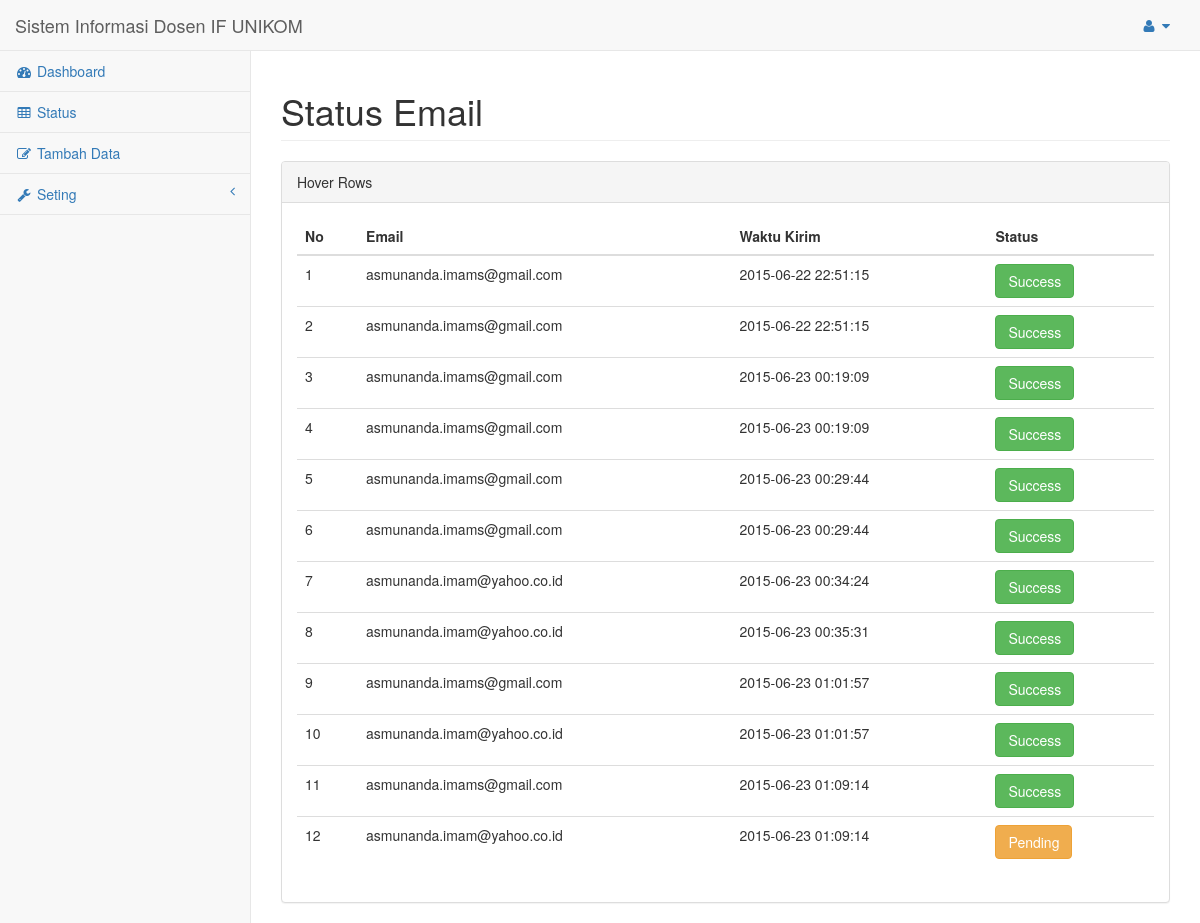
/status_email.php, run on the app's committed database.
### tables this page shows
CREATE TABLE `t_outbox_email` (
  `id_outbox_email` int(20) NOT NULL AUTO_INCREMENT,
  `id_email` varchar(255) NOT NULL,
  `waktu_terkirim_email` datetime NOT NULL,
  `status_email` varchar(5) NOT NULL,
  `email` varchar(50) NOT NULL,
  PRIMARY KEY (`id_outbox_email`)
);

### status_email.php (the view, shortened to what this page needs)
<!DOCTYPE html>
<html lang="en">
<head>
    <link href="bower_components/bootstrap/dist/css/bootstrap.min.css" rel="stylesheet">
    <link href="bower_components/metisMenu/dist/metisMenu.min.css" rel="stylesheet">
    <link href="dist/css/sb-admin-2.css" rel="stylesheet">
    <link href="bower_components/font-awesome/css/font-awesome.min.css" rel="stylesheet" type="text/css">
</head>
<body>
<div id="wrapper">
    <?php
    include "navbar.php";
    ?>
    <div id="page-wrapper">
        <div class="row">
            <div class="col-lg-12">
                <h1 class="page-header">Status Email</h1>
            </div>
        </div>
        <div class="row">
            <div class="col-lg-12">
                <div class="panel panel-default">
                    <div class="panel-heading">
                        Hover Rows
                    </div>
                    <div class="panel-body">
                        <div class="table-responsive">
                            <table class="table table-hover">
                                <thead>
                                <tr>
                                    <th>No</th>
                                    <th>Email</th>
                                    <th>Waktu Kirim</th>
                                    <th>Status</th>
                                </tr>
                                </thead>
                                <tbody>
                                <?php
                                $res = mysql_query("SELECT * FROM t_outbox_email ORDER BY waktu_terkirim_email");
                                $i = 1;
                                while ($data = mysql_fetch_array($res)) {
                                ?>
                                <tr>
                                    <td><?php echo $i; ?></td>
                                    <td><?php echo $data['email']; ?></td>
                                    <td><?php echo $data['waktu_terkirim_email']; ?></td>
                                    <td><?php if($data['status_email'] == "t")
                                        {
                                            echo "<button type='button' class='btn btn-success'>Success</button>";
                                        }
                                        else
                                        {
                                            echo "<button type='button' class='btn btn-warning'>Pending</button>";
                                        }
                                        ?></td>
                                </tr>
                                    <?php
                                    $i++;
                                }
                                ?>
                                </tbody>
                            </table>
                        </div>
                    </div>
                </div>
            </div>
        </div>
    </div>
</div>
</body>
</html>

### navbar.php (shortened to what this page needs)
<nav class="navbar navbar-default navbar-static-top" role="navigation" style="margin-bottom: 0">
    <div class="navbar-header">
        <a class="navbar-brand" href="index.php">Sistem Informasi Dosen IF UNIKOM</a>
    </div>
    <ul class="nav navbar-top-links navbar-right">
        <li class="dropdown">
            <a class="dropdown-toggle" data-toggle="dropdown" href="#">
                <i class="fa fa-user fa-fw"></i> <i class="fa fa-caret-down"></i>
            </a>
        </li>
    </ul>
    <div class="navbar-default sidebar" role="navigation">
        <div class="sidebar-nav navbar-collapse">
            <ul class="nav" id="side-menu">
                <li>
                    <a href="index.php"><i class="fa fa-dashboard fa-fw"></i> Dashboard</a>
                </li>
                <li>
                    <a href="tables.html"><i class="fa fa-table fa-fw"></i> Status</a>
                </li>
                <li>
                    <a href="tambah_dosen.php"><i class="fa fa-edit fa-fw"></i> Tambah Data</a>
                </li>
                <li>
                    <a href="#"><i class="fa fa-wrench fa-fw"></i> Seting<span class="fa arrow"></span></a>
                </li>
            </ul>
        </div>
    </div>
</nav>

### data on the page
t_outbox_email: email "asmunanda.imams@gmail.com", waktu_terkirim_email "2015-06-22 22:51:15", status_email "Success"
t_outbox_email: email "asmunanda.imams@gmail.com", waktu_terkirim_email "2015-06-22 22:51:15", status_email "Success"
t_outbox_email: email "asmunanda.imams@gmail.com", waktu_terkirim_email "2015-06-23 00:19:09", status_email "Success"
t_outbox_email: email "asmunanda.imams@gmail.com", waktu_terkirim_email "2015-06-23 00:19:09", status_email "Success"
t_outbox_email: email "asmunanda.imams@gmail.com", waktu_terkirim_email "2015-06-23 00:29:44", status_email "Success"
t_outbox_email: email "asmunanda.imams@gmail.com", waktu_terkirim_email "2015-06-23 00:29:44", status_email "Success"
t_outbox_email: email "asmunanda.imam@yahoo.co.id", waktu_terkirim_email "2015-06-23 00:34:24", status_email "Success"
t_outbox_email: email "asmunanda.imam@yahoo.co.id", waktu_terkirim_email "2015-06-23 00:35:31", status_email "Success"
t_outbox_email: email "asmunanda.imams@gmail.com", waktu_terkirim_email "2015-06-23 01:01:57", status_email "Success"
t_outbox_email: email "asmunanda.imam@yahoo.co.id", waktu_terkirim_email "2015-06-23 01:01:57", status_email "Success"
t_outbox_email: email "asmunanda.imams@gmail.com", waktu_terkirim_email "2015-06-23 01:09:14", status_email "Success"
t_outbox_email: email "asmunanda.imam@yahoo.co.id", waktu_terkirim_email "2015-06-23 01:09:14", status_email "Pending"
